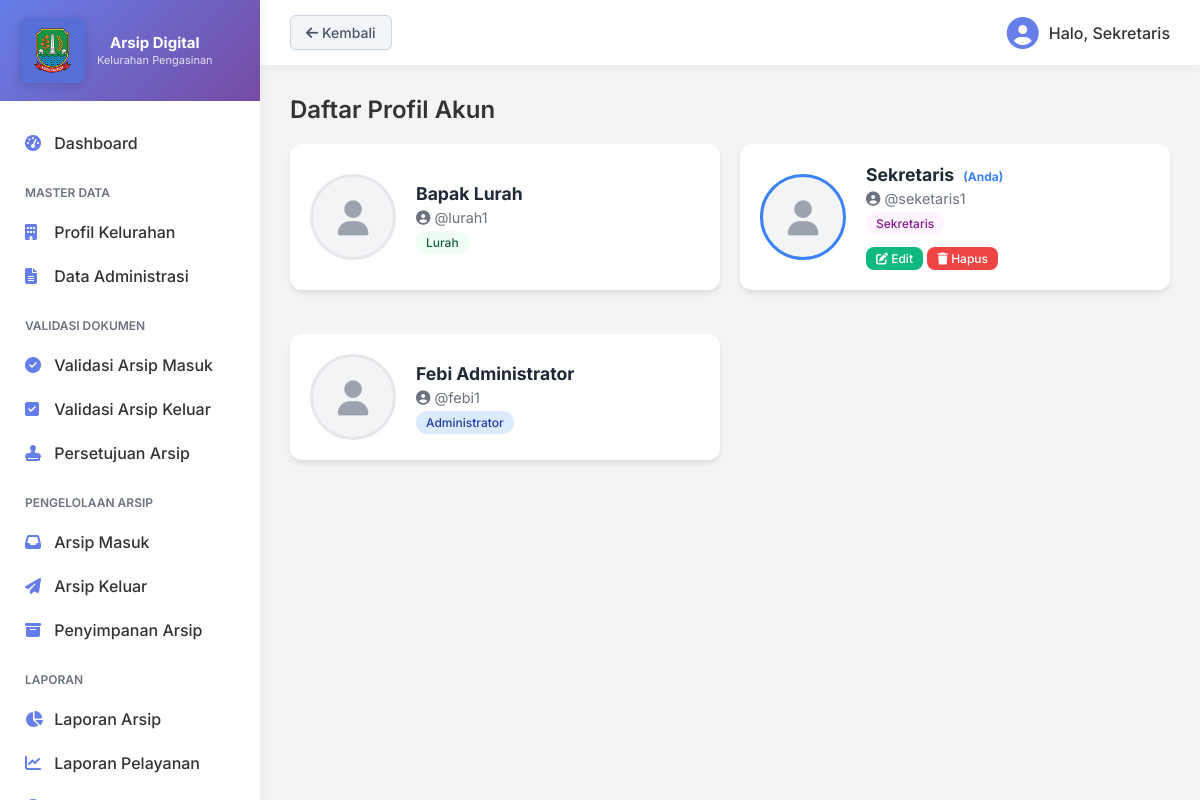
Page /profil.php (signed in) on the committed database.
### tables this page shows
CREATE TABLE IF NOT EXISTS users (
    id INT AUTO_INCREMENT PRIMARY KEY,
    username VARCHAR(50) NOT NULL UNIQUE,
    password VARCHAR(255) NOT NULL,
    nama VARCHAR(100) NOT NULL,
    foto VARCHAR(255) NULL,
    role ENUM('admin', 'sekretaris', 'lurah') DEFAULT 'admin'
);

### profil.php (the view, shortened to what this page needs)
<?php
include 'header.php';
$query = mysqli_query($conn, "SELECT * FROM users ORDER BY id DESC");
?>
<div class="header-action">
    <h2 class="page-title" style="margin-bottom:0;">Daftar Profil Akun</h2>
</div>
<div class="stats-grid" style="grid-template-columns: repeat(auto-fill, minmax(350px, 1fr)); gap: 20px;">
    <?php if(mysqli_num_rows($query) > 0): ?>
        <?php while($row = mysqli_fetch_assoc($query)): ?>
            <?php
                $foto_raw = !empty($row['foto']) ? 'uploads/profil/' . $row['foto'] : '';
                $foto_display = !empty($row['foto']) ? 'uploads/profil/' . htmlspecialchars($row['foto']) : '';
                $has_foto = !empty($foto_raw) && file_exists($foto_raw);
                $is_current_user = ($row['id'] == $_SESSION['user_id']);
            ?>
            <div class="card" style="display:flex; align-items:center; padding: 20px; gap: 20px; position: relative;">
                <div style="flex-shrink: 0;">
                    <?php if($has_foto): ?>
                        <img src="<?= $foto_display ?>" alt="Profil" style="width: 80px; height: 80px; border-radius: 50%; object-fit: cover; border: 3px solid <?= $is_current_user ? '#3b82f6' : '#e5e7eb' ?>;">
                    <?php else: ?>
                        <div style="width: 80px; height: 80px; border-radius: 50%; background: #f3f4f6; display: flex; align-items: center; justify-content: center; border: 3px solid <?= $is_current_user ? '#3b82f6' : '#e5e7eb' ?>;">
                            <i class="fas fa-user" style="font-size: 35px; color: #9ca3af;"></i>
                        </div>
                    <?php endif; ?>
                </div>
                <div style="flex-grow: 1;">
                    <h3 style="margin: 0 0 5px 0; color: #1f2937; font-size: 1.1rem;">
                        <?= htmlspecialchars($row['nama']) ?>
                        <?php if($is_current_user): ?>
                            <span style="font-size: 12px; color: #3b82f6; margin-left: 5px;">(Anda)</span>
                        <?php endif; ?>
                    </h3>
                    <p style="margin: 0 0 5px 0; color: #6b7280; font-size: 0.9rem;"><i class="fas fa-user-circle"></i> @<?= htmlspecialchars($row['username']) ?></p>
                    <?php
                        if (isset($row['role'])) {
                            if ($row['role'] == 'sekretaris') {
                                $role_display = 'Sekretaris';
                                $role_color = '#fdf4ff';
                                $role_text = '#86198f';
                            } elseif ($row['role'] == 'lurah') {
                                $role_display = 'Lurah';
                                $role_color = '#f0fdf4';
                                $role_text = '#166534';
                            } else {
                                $role_display = 'Administrator';
                                $role_color = '#dbeafe';
                                $role_text = '#1e40af';
                            }
                        } else {
                            $role_display = 'Administrator';
                            $role_color = '#dbeafe';
                            $role_text = '#1e40af';
                        }
                    ?>
                    <span class="badge" style="background: <?= $role_color ?>; color: <?= $role_text ?>; font-size: 0.75rem;"><?= $role_display ?></span>
                    <?php if($is_current_user): ?>
                    <div style="margin-top: 15px;">
                        <a href="edit_profil.php?id=<?= $row['id'] ?>" class="btn" style="padding: 4px 10px; font-size: 12px; background: #10b981;"><i class="fas fa-edit"></i> Edit</a>
                        <a href="hapus_profil.php?id=<?= $row['id'] ?>" onclick="return confirm('Yakin ingin menghapus akun Anda sendiri? Anda akan otomatis logout setelah ini.');" class="btn" style="padding: 4px 10px; font-size: 12px; background: #ef4444;"><i class="fas fa-trash"></i> Hapus</a>
                    </div>
                    <?php endif; ?>
                </div>
            </div>
        <?php endwhile; ?>
    <?php else: ?>
        <div class="card" style="grid-column: 1 / -1; text-align: center; padding: 40px;">
            <p style="color: #6b7280;">Belum ada akun terdaftar.</p>
        </div>
    <?php endif; ?>
</div>
<?php include 'footer.php'; ?>

### assets/css/style.css (style rules this page uses)
:root { --primary: #667eea; --secondary: #764ba2; --text-main: #333333; --text-muted: #6b7280; --bg-body: #f3f4f6; --bg-sidebar: #ffffff; --sidebar-width: 260px; --border-color: #e5e7eb; }
body { margin: 0; font-family: 'Inter', sans-serif; background-color: var(--bg-body); color: var(--text-main); }
.card { background: white; border-radius: 12px; padding: 24px; box-shadow: 0 4px 6px -1px rgba(0, 0, 0, 0.1); margin-bottom: 24px; }
.page-title { margin-top: 0; margin-bottom: 24px; color: var(--text-main); font-weight: 600; }
.stats-grid { display: grid; grid-template-columns: repeat(auto-fit, minmax(250px, 1fr)); gap: 20px; }
.badge { padding: 4px 10px; border-radius: 20px; font-size: 12px; font-weight: 500; background: #e0e7ff; color: #4f46e5; }
.btn { display: inline-block; padding: 10px 20px; background: var(--primary); color: white; text-decoration: none; border-radius: 8px; font-weight: 500; border: none; cursor: pointer; transition: all 0.3s; }
.header-action { display: flex; justify-content: space-between; align-items: center; margin-bottom: 20px; }

### rows in the picture
users: nama "Bapak Lurah", username "lurah1", role "Lurah"
users: nama "Sekretaris", shows "(Anda)", username "seketaris1", role "Sekretaris"
users: nama "Febi Administrator", username "febi1", role "Administrator"

### other values in the picture
$_SESSION['nama'] "Sekretaris"
